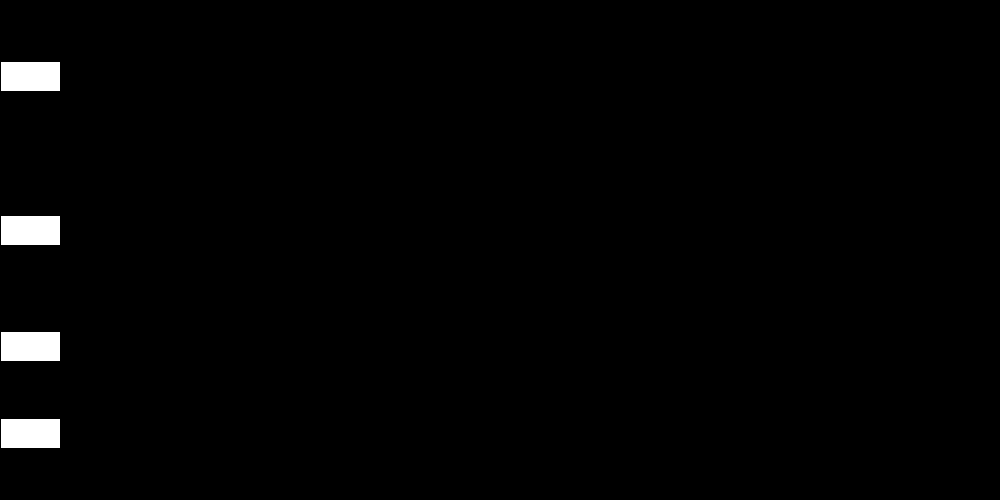
Frame 1 (no input)
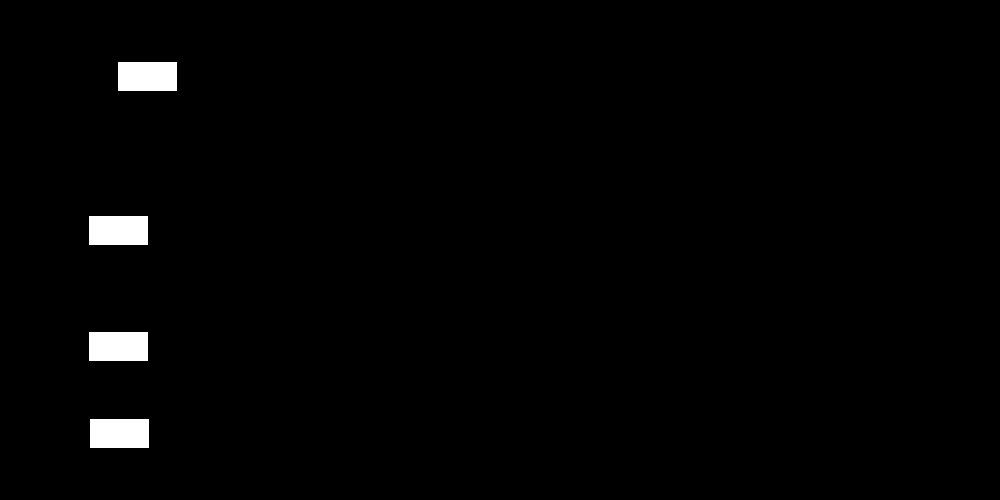
Frame 60 (the mouse pressed at the canvas centre just before this capture)
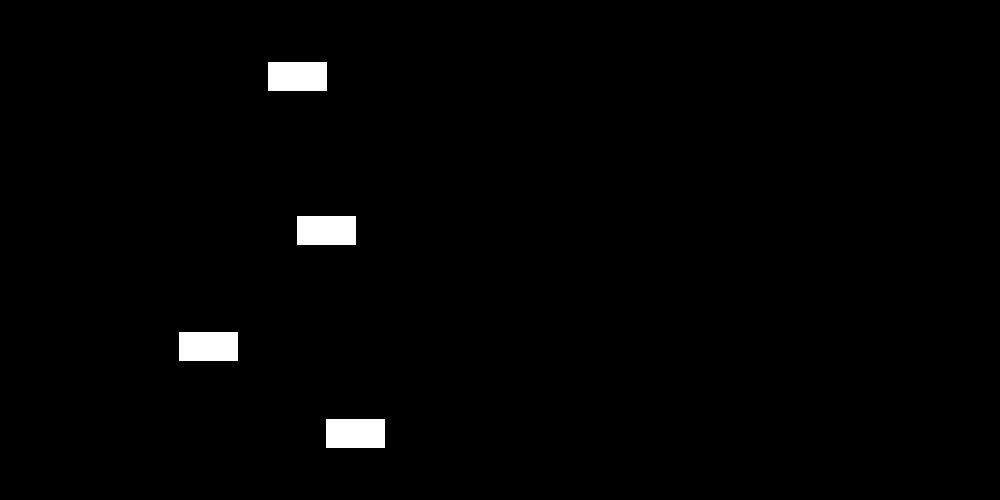
Frame 120 (the mouse held since frame 60 and released just before this capture)

The Processing sketch that drew these frames (run headless with seeded random() and noise(); from frame 60 on, the mouse is pressed at the canvas centre):

// Processing sketch: Question_2
// ── Question_2.pde
int n = 4;

int[] x = new int[n];
float[] y = new float[n];
int car_width = 60;
int car_height = 30;

int frame_counter = 0;
int frames_to_change = 30;
int[] speed = new int[n];
 //<>//
void setup() {
  size(1000,500);
  //Randomly spaces the cars vertically and gives them a random speed
  for (int i = 0; i < n; i++) {
    y[i] = random((1.0*i/n)*height, ((1.0*i+1)/n)*height-car_height);
    speed[i] = int(random(1, 3));
  }
}

void draw() {
  background(0);
  
  frame_counter += 1;
  
  for (int i = 0; i < n; i++) {
    if (x[i]+car_width > width) {
      noLoop();
    }
    rect(x[i], y[i], car_width, car_height);
    x[i] += speed[i];
  }
  
  if (frame_counter >= frames_to_change) {
    for (int i = 0; i < n; i++) {
      float speed_change = int(random(-3,3));
      while (speed[i] + speed_change <= 0 || speed_change == 0) {
        speed_change = int(random(-3,3));
      }
      speed[i] += speed_change;
    }
    frame_counter = 0;
  }
}
